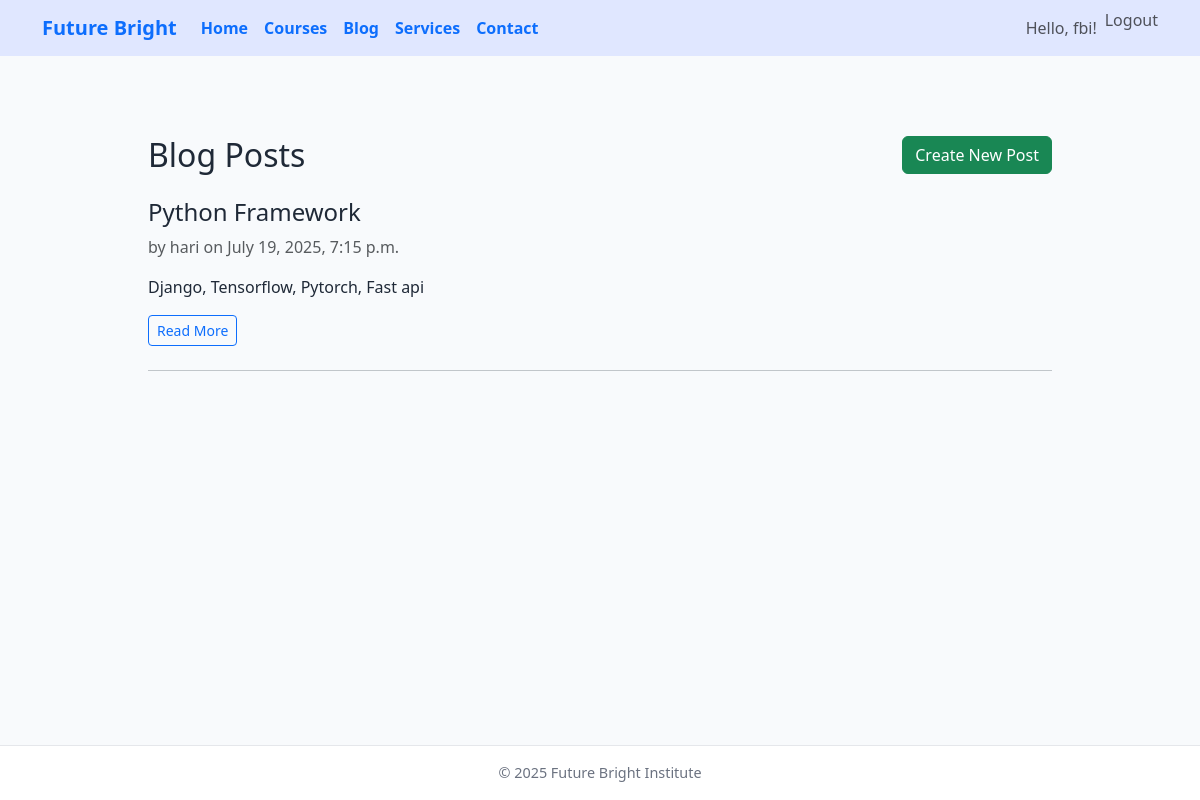
Page /blog/ (signed in) on the committed database.
### blog/models.py (models this page shows, shortened)
class Post(models.Model):
    title = models.CharField(max_length=200)
    content = models.TextField()
    author = models.ForeignKey(User, on_delete=models.CASCADE)
    created_at = models.DateTimeField(auto_now_add=True)
    updated_at = models.DateTimeField(auto_now=True)

### blog/views.py (the view)
# urls.py: path('', views.post_list, name='post_list'),
def post_list(request):
    posts = Post.objects.order_by('-created_at')
    return render(request, 'blog/post_list.html', {'posts': posts})

### blog/templates/blog/post_list.html (shortened to what this page needs)
{% extends 'base.html' %}
{% block content %}
  <div class="container py-5">
    <div class="d-flex justify-content-between align-items-center mb-4">
      <h2 class="mb-0">Blog Posts</h2>
      {% if user.is_authenticated %}
        <a href="{% url 'post_create' %}" class="btn btn-success">Create New Post</a>
      {% endif %}
    </div>
    {% for post in posts %}
      <div class="mb-4">
        <h4>{{ post.title }}</h4>
        <p class="text-muted">by {{ post.author }} on {{ post.created_at }}</p>
        <p>{{ post.content|truncatewords:40 }}</p>
        <a href="{% url 'post_detail' post.pk %}" class="btn btn-sm btn-outline-primary">Read More</a>
      </div>
      <hr>
    {% empty %}
      <p>No blog posts found.</p>
    {% endfor %}
  </div>
{% endblock %}

### templates/base.html (shortened to what this page needs)
<!DOCTYPE html>
<html lang="en">
<head>
  <link href="https://cdn.jsdelivr.net/npm/bootstrap@5.3.3/dist/css/bootstrap.min.css" rel="stylesheet" />
</head>
<body>
  <nav class="navbar navbar-expand-lg navbar-light" style="background-color: #e0e7ff;">
    <div class="container">
      <a class="navbar-brand text-primary fw-bold" href="{% url 'home' %}">Future Bright</a>
      <div class="collapse navbar-collapse" id="navbarSupportedContent">
        <ul class="navbar-nav me-auto mb-2 mb-lg-0">
          <li class="nav-item">
            <a class="nav-link text-primary fw-semibold" href="{% url 'home' %}">Home</a>
          </li>
          <li class="nav-item">
            <a class="nav-link text-primary fw-semibold" href="/courses/">Courses</a>
          </li>
          <li class="nav-item">
            <a class="nav-link text-primary fw-semibold" href="/blog/">Blog</a>
          </li>
            <li class="nav-item">
              <a class="nav-link text-primary fw-semibold" href="/service/">Services</a>
          </li>
          <li class="nav-item">
            <a class="nav-link text-primary fw-semibold" href="/contact/">Contact</a>
          </li>
        </ul>
        <ul class="navbar-nav ms-auto mb-2 mb-lg-0">
          {% if user.is_authenticated %}
            <li class="nav-item">
              <span class="nav-link">Hello, {{ user.username }}!</span>
            </li>
            <li class="nav-item">
              <form method="post" action="{% url 'logout' %}" style="display: inline;">
                <button type="submit" class="btn btn-link nav-link" style="padding: 0; border: none; background: none;">
                  Logout
                </button>
              </form>
            </li>
          {% endif %}
        </ul>
      </div>
    </div>
  </nav>
  <main>
    {% block content %}{% endblock %}
  </main>
  <footer>
    &copy; 2025 Future Bright Institute
  </footer>
</body>
</html>

### templates/base.html (style rules this page uses)
html, body { height: 100%; margin: 0; padding: 0; font-family: 'Segoe UI', Tahoma, Geneva, Verdana, sans-serif; background-color: #f8fafc; color: #1f2937; display: flex; flex-direction: column; min-height: 100vh; }
body { display: flex; flex-direction: column; }
main { flex: 1 0 auto; max-width: 960px; margin: 2rem auto; padding: 0 1rem; width: 100%; }
footer { flex-shrink: 0; text-align: center; padding: 1rem 0; font-size: 0.9rem; color: #6b7280; border-top: 1px solid #e5e7eb; margin-top: auto; background: white; width: 100%; }

### rows in the picture
Post: title "Python Framework", author "hari", created_at "July 19, 2025, 7:15 p.m.", content "Django, Tensorflow, Pytorch, Fast api"

### other values in the picture
{{ user.username }} "fbi"
